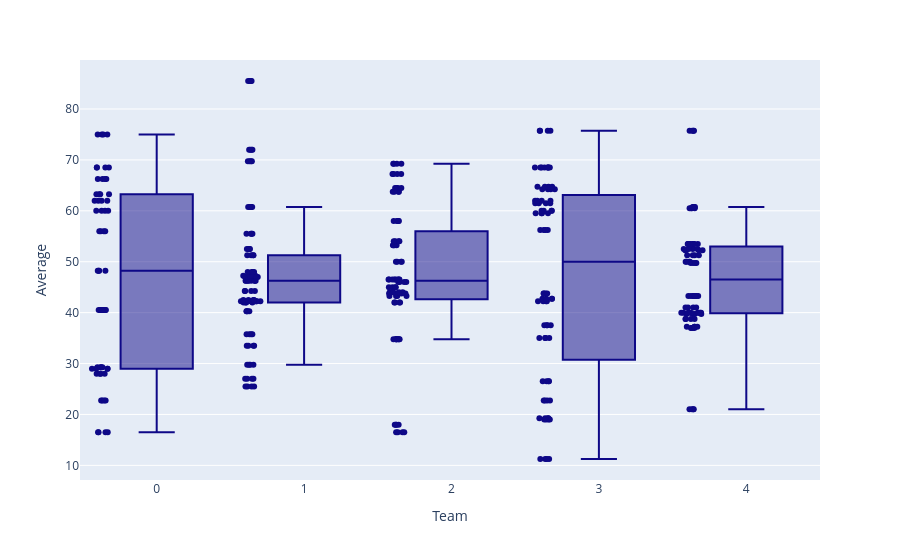

Write notebook code for a chart like this one.
### Code cell
import plotly.express as px
fig = px.box(teams_ilp_flat, x='Team', y='Average', points='all')
fig.update_traces(marker=dict(color='#0e0887'))
fig.show()

### Figure 1 — Plotly figure (JSON) as saved in the notebook; plotly's stock layout.template omitted (floating-point values rounded to 4 significant figures; data arrays with more than 128 entries replaced by an {"elided": "..."} marker saying what was removed)
{"data": [{"alignmentgroup": "True", "boxpoints": "all", "hovertemplate": "Team=%{x}<br>Average=%{y}<extra></extra>", "legendgroup": "", "marker": {"color": "#0e0887"}, "name": "", "notched": false, "offsetgroup": "", "orientation": "v", "showlegend": false, "type": "box", "x": {"elided": "400 int values"}, "x0": " ", "xaxis": "x", "y": {"elided": "400 float values"}, "y0": " ", "yaxis": "y"}], "layout": {"boxmode": "group", "legend": {"tracegroupgap": 0}, "margin": {"t": 60}, "xaxis": {"anchor": "y", "domain": [0, 1], "title": {"text": "Team"}}, "yaxis": {"anchor": "x", "domain": [0, 1], "title": {"text": "Average"}}}}
